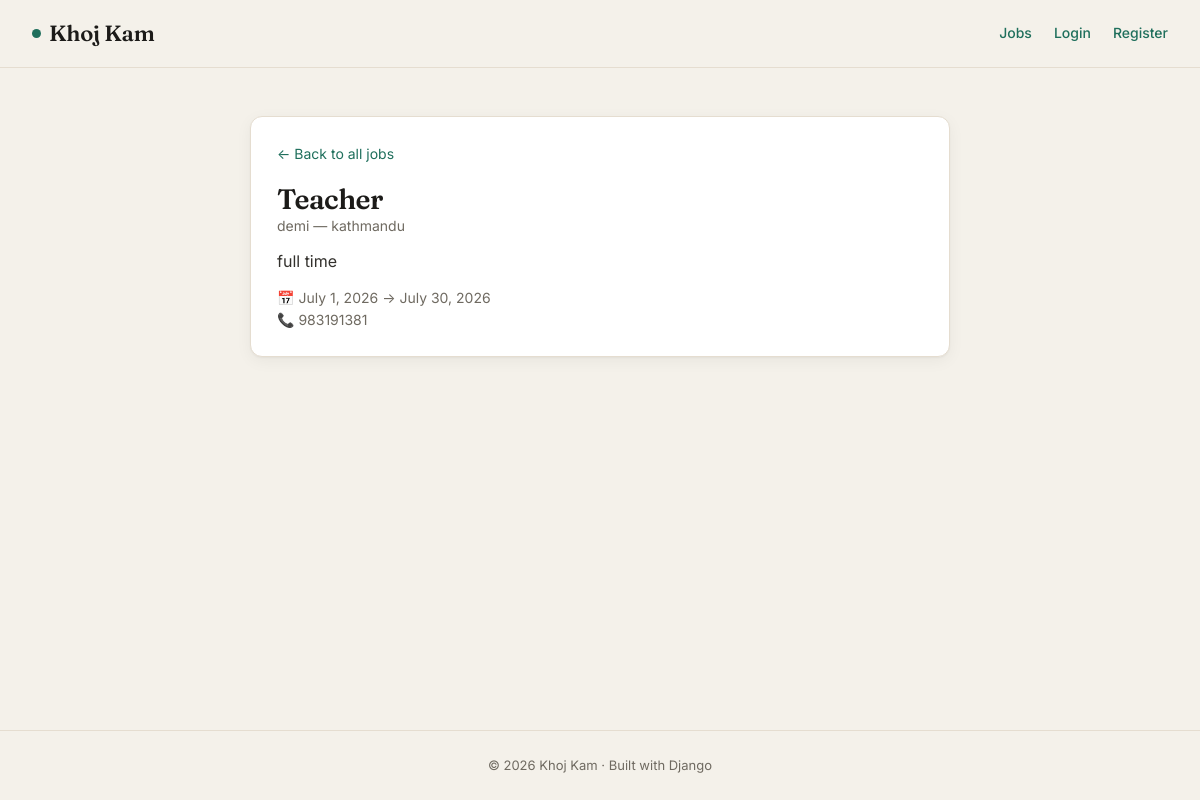
Screenshot of /job/2/ with the database file from the repository.
### portal/models.py (models this page shows, shortened)
class Job(models.Model):
    title = models.CharField(max_length=100)
    start_date = models.DateField()
    end_date = models.DateField()
    description = models.TextField()
    company = models.ForeignKey(Company, on_delete=models.CASCADE, related_name='jobs')

class Company(models.Model):
    name = models.CharField(max_length=100)
    logo = models.ImageField(upload_to='company_logos/', blank=True, null=True)
    location = models.CharField(max_length=100)
    contact_no = models.CharField(max_length=10)

### portal/views.py (the view)
# urls.py: path("job/<int:job_id>/", views.job_detail, name="job_detail"),   # ← dynamic
def job_detail(request, job_id):
    job = get_object_or_404(Job, id=job_id)
    return render(request, "job_detail.html", {"job": job})

### jobportal/templates/job_detail.html (shortened to what this page needs)
{% extends "base.html" %}
{% block content %}
<div class="container">
    <div class="card" style="max-width:700px; margin:0 auto;">
        <a href="{% url 'jobs' %}" style="font-size:14px;">← Back to all jobs</a>
        <h1 style="margin-top:16px; font-size:28px;">{{ job.title }}</h1>
        <p class="meta">{{ job.company.name }} — {{ job.company.location }}</p>
        <p class="desc">{{ job.description }}</p>
        <p class="meta">📅 {{ job.start_date }} → {{ job.end_date }}</p>
        <p class="meta">📞 {{ job.company.contact_no }}</p>
    </div>
</div>
{% endblock %}

### jobportal/templates/base.html (style rules this page uses)
:root { --bg: #f4f1ea; --surface: #ffffff; --ink: #1c1b19; --muted: #6f6a61; --line: #e5ddd0; --accent: #1f6f5c; --accent-hover: #185848; --amber: #b47d1e; --danger: #b23b3b; --radius: 12px; --shadow: 0 1px 2px rgba(28,27,25,.04), 0 4px 16px rgba(28,27,25,.05); --serif: "Fraunces", Georgia, serif; --sans: "Inter", -apple-system, BlinkMacSystemFont, sans-serif; }
* { box-sizing: border-box; margin: 0; padding: 0; }
body { font-family: var(--sans); background: var(--bg); color: var(--ink); line-height: 1.6; min-height: 100vh; display: flex; flex-direction: column; -webkit-font-smoothing: antialiased; }
a { color: var(--accent); text-decoration: none; }
.container { width: 100%; max-width: 880px; margin: 0 auto; padding: 48px 24px; flex: 1; }
h1, h2, h3 { font-family: var(--serif); font-weight: 600; letter-spacing: -.02em; line-height: 1.15; }
.card { background: var(--surface); border: 1px solid var(--line); border-radius: var(--radius); padding: 24px 26px; box-shadow: var(--shadow); transition: transform .15s ease, box-shadow .15s ease; }
.meta { color: var(--muted); font-size: 14px; }
.desc { margin: 12px 0; color: #33312d; }

### rows the page displays
Job: title "Teacher", company.name "demi", company.location "kathmandu", description "full time", start_date "July 1, 2026", end_date "July 30, 2026", company.contact_no "983191381"
